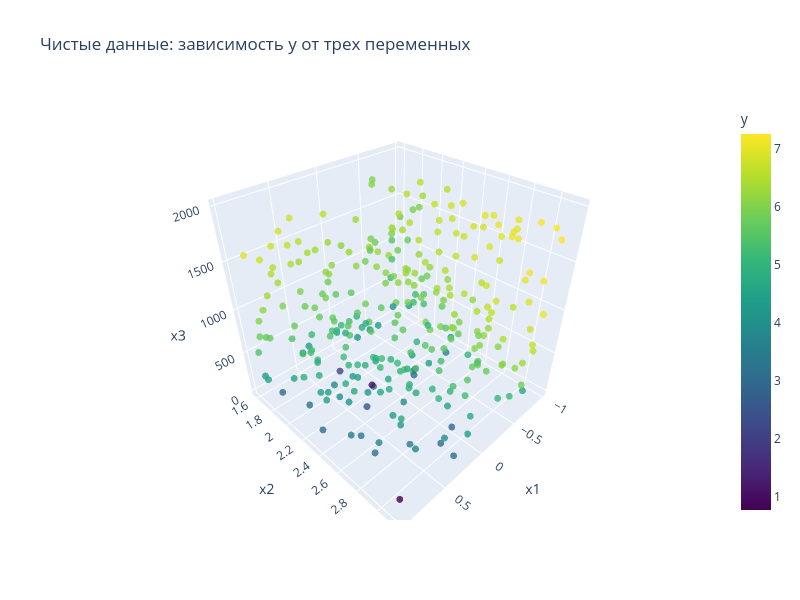
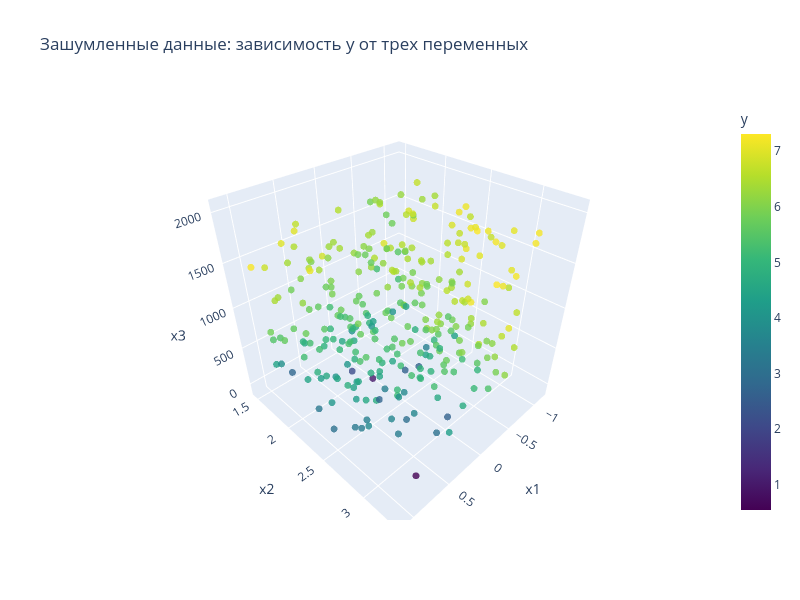

The notebook cell these images were saved under, in order:
### Code cell
def plot_3d(X, y, title):
    fig = go.Figure(data=[go.Scatter3d(
        x=X[:, 0], y=X[:, 1], z=X[:, 2],
        mode='markers',
        marker=dict(size=4, color=y, colorscale='Viridis', colorbar=dict(title="y"), opacity=0.8)
    )])
    fig.update_layout(title=title, scene=dict(xaxis_title='x1', yaxis_title='x2', zaxis_title='x3'), height=600, width=800)
    fig.show()

plot_3d(X_clean, y_clean, "Чистые данные: зависимость y от трех переменных")
plot_3d(X_noisy, y_noisy, "Зашумленные данные: зависимость y от трех переменных")

### Figure 1 — Plotly figure (JSON) as saved in the notebook; plotly's stock layout.template omitted (floating-point values rounded to 4 significant figures; data arrays with more than 128 entries replaced by an {"elided": "..."} marker saying what was removed)
{"data": [{"marker": {"color": {"elided": "300 float values"}, "colorbar": {"title": {"text": "y"}}, "colorscale": [[0, "#440154"], [0.1111, "#482878"], [0.2222, "#3e4989"], [0.3333, "#31688e"], [0.4444, "#26828e"], [0.5556, "#1f9e89"], [0.6667, "#35b779"], [0.7778, "#6ece58"], [0.8889, "#b5de2b"], [1, "#fde725"]], "opacity": 0.8, "size": 4}, "mode": "markers", "type": "scatter3d", "x": {"elided": "300 float values"}, "y": {"elided": "300 float values"}, "z": {"elided": "300 float values"}}], "layout": {"height": 600, "scene": {"xaxis": {"title": {"text": "x1"}}, "yaxis": {"title": {"text": "x2"}}, "zaxis": {"title": {"text": "x3"}}}, "title": {"text": "Чистые данные: зависимость y от трех переменных"}, "width": 800}}

### Figure 2 — Plotly figure (JSON) as saved in the notebook; plotly's stock layout.template omitted (floating-point values rounded to 4 significant figures; data arrays with more than 128 entries replaced by an {"elided": "..."} marker saying what was removed)
{"data": [{"marker": {"color": {"elided": "300 float values"}, "colorbar": {"title": {"text": "y"}}, "colorscale": [[0, "#440154"], [0.1111, "#482878"], [0.2222, "#3e4989"], [0.3333, "#31688e"], [0.4444, "#26828e"], [0.5556, "#1f9e89"], [0.6667, "#35b779"], [0.7778, "#6ece58"], [0.8889, "#b5de2b"], [1, "#fde725"]], "opacity": 0.8, "size": 4}, "mode": "markers", "type": "scatter3d", "x": {"elided": "300 float values"}, "y": {"elided": "300 float values"}, "z": {"elided": "300 float values"}}], "layout": {"height": 600, "scene": {"xaxis": {"title": {"text": "x1"}}, "yaxis": {"title": {"text": "x2"}}, "zaxis": {"title": {"text": "x3"}}}, "title": {"text": "Зашумленные данные: зависимость y от трех переменных"}, "width": 800}}
